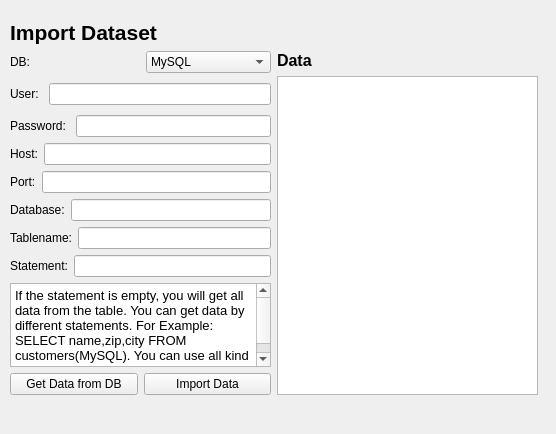
<?xml version="1.0" encoding="UTF-8"?>
<ui version="4.0">
 <class>databaseWidget</class>
 <widget class="QWidget" name="databaseWidget">
  <property name="geometry">
   <rect>
    <x>0</x>
    <y>0</y>
    <width>556</width>
    <height>434</height>
   </rect>
  </property>
  <property name="windowTitle">
   <string>Form</string>
  </property>
  <widget class="QWidget" name="layoutWidget">
   <property name="geometry">
    <rect>
     <x>10</x>
     <y>20</y>
     <width>528</width>
     <height>375</height>
    </rect>
   </property>
   <layout class="QVBoxLayout" name="verticalLayout_2">
    <item>
     <widget class="QLabel" name="label_9">
      <property name="font">
       <font>
        <pointsize>16</pointsize>
        <weight>75</weight>
        <bold>true</bold>
       </font>
      </property>
      <property name="text">
       <string>Import Dataset</string>
      </property>
     </widget>
    </item>
    <item>
     <layout class="QHBoxLayout" name="horizontalLayout_2">
      <item>
       <layout class="QVBoxLayout" name="verticalLayout_6">
        <item>
         <layout class="QVBoxLayout" name="verticalLayout">
          <property name="spacing">
           <number>10</number>
          </property>
          <item>
           <layout class="QHBoxLayout" name="horizontalLayout_8">
            <item>
             <widget class="QLabel" name="label_7">
              <property name="text">
               <string>DB:</string>
              </property>
             </widget>
            </item>
            <item>
             <widget class="QComboBox" name="dbBox">
              <item>
               <property name="text">
                <string>MySQL</string>
               </property>
              </item>
              <item>
               <property name="text">
                <string>Cassandra</string>
               </property>
              </item>
              <item>
               <property name="text">
                <string>PostgreSQL</string>
               </property>
              </item>
              <item>
               <property name="text">
                <string>Oracle</string>
               </property>
              </item>
              <item>
               <property name="text">
                <string>SQLite</string>
               </property>
              </item>
              <item>
               <property name="text">
                <string>MongoDB</string>
               </property>
              </item>
             </widget>
            </item>
           </layout>
          </item>
          <item>
           <layout class="QHBoxLayout" name="horizontalLayout_3">
            <item>
             <widget class="QLabel" name="label_3">
              <property name="text">
               <string>User:</string>
              </property>
             </widget>
            </item>
            <item>
             <widget class="QLineEdit" name="userEdit"/>
            </item>
           </layout>
          </item>
          <item>
           <layout class="QHBoxLayout" name="horizontalLayout_4">
            <item>
             <widget class="QLabel" name="label_4">
              <property name="text">
               <string>Password:</string>
              </property>
             </widget>
            </item>
            <item>
             <widget class="QLineEdit" name="passwordEdit"/>
            </item>
           </layout>
          </item>
         </layout>
        </item>
        <item>
         <layout class="QHBoxLayout" name="horizontalLayout_5">
          <item>
           <widget class="QLabel" name="label_5">
            <property name="text">
             <string>Host:</string>
            </property>
           </widget>
          </item>
          <item>
           <widget class="QLineEdit" name="hostEdit"/>
          </item>
         </layout>
        </item>
        <item>
         <layout class="QHBoxLayout" name="horizontalLayout_11">
          <item>
           <widget class="QLabel" name="label_6">
            <property name="text">
             <string>Port:</string>
            </property>
           </widget>
          </item>
          <item>
           <widget class="QLineEdit" name="portEdit"/>
          </item>
         </layout>
        </item>
        <item>
         <layout class="QHBoxLayout" name="horizontalLayout">
          <item>
           <widget class="QLabel" name="label">
            <property name="text">
             <string>Database:</string>
            </property>
           </widget>
          </item>
          <item>
           <widget class="QLineEdit" name="databaseEdit"/>
          </item>
         </layout>
        </item>
        <item>
         <layout class="QHBoxLayout" name="horizontalLayout_12">
          <item>
           <widget class="QLabel" name="label_2">
            <property name="text">
             <string>Tablename:</string>
            </property>
           </widget>
          </item>
          <item>
           <widget class="QLineEdit" name="tableEdit"/>
          </item>
         </layout>
        </item>
        <item>
         <layout class="QVBoxLayout" name="verticalLayout_5">
          <item>
           <layout class="QHBoxLayout" name="horizontalLayout_9">
            <item>
             <widget class="QLabel" name="label_8">
              <property name="maximumSize">
               <size>
                <width>16777215</width>
                <height>40</height>
               </size>
              </property>
              <property name="text">
               <string>Statement:</string>
              </property>
             </widget>
            </item>
            <item>
             <widget class="QLineEdit" name="statementEdit"/>
            </item>
           </layout>
          </item>
          <item>
           <widget class="QTextBrowser" name="textBrowser">
            <property name="html">
             <string>&lt;!DOCTYPE HTML PUBLIC &quot;-//W3C//DTD HTML 4.0//EN&quot; &quot;http://www.w3.org/TR/REC-html40/strict.dtd&quot;&gt;
&lt;html&gt;&lt;head&gt;&lt;meta name=&quot;qrichtext&quot; content=&quot;1&quot; /&gt;&lt;style type=&quot;text/css&quot;&gt;
p, li { white-space: pre-wrap; }
&lt;/style&gt;&lt;/head&gt;&lt;body style=&quot; font-family:'MS Shell Dlg 2'; font-size:8.25pt; font-weight:400; font-style:normal;&quot;&gt;
&lt;p style=&quot; margin-top:0px; margin-bottom:0px; margin-left:0px; margin-right:0px; -qt-block-indent:0; text-indent:0px;&quot;&gt;&lt;span style=&quot; font-size:10pt;&quot;&gt;If the statement is empty, you will get all data from the table. You can get data by different statements. For Example: SELECT name,zip,city FROM customers(MySQL). You can use all kind of statements, for SQL and non sql.&lt;/span&gt;&lt;/p&gt;&lt;/body&gt;&lt;/html&gt;</string>
            </property>
           </widget>
          </item>
         </layout>
        </item>
        <item>
         <layout class="QHBoxLayout" name="horizontalLayout_7">
          <item>
           <widget class="QPushButton" name="getDataButton">
            <property name="text">
             <string>Get Data from DB</string>
            </property>
           </widget>
          </item>
          <item>
           <widget class="QPushButton" name="importDataButton">
            <property name="text">
             <string>Import Data</string>
            </property>
           </widget>
          </item>
         </layout>
        </item>
       </layout>
      </item>
      <item>
       <layout class="QVBoxLayout" name="verticalLayout_8">
        <item>
         <widget class="QLabel" name="dataLabel">
          <property name="font">
           <font>
            <pointsize>12</pointsize>
            <weight>75</weight>
            <bold>true</bold>
           </font>
          </property>
          <property name="text">
           <string>Data</string>
          </property>
         </widget>
        </item>
        <item>
         <widget class="QTextBrowser" name="dataBrowser"/>
        </item>
       </layout>
      </item>
     </layout>
    </item>
   </layout>
  </widget>
 </widget>
 <resources/>
 <connections/>
</ui>
